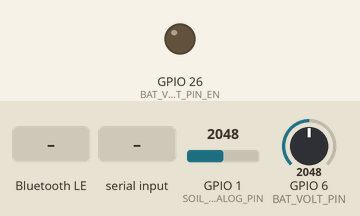
Bench run of a sketch on a simulated ESP32-C6. Shown: output pins drawn as LEDs (lit = HIGH). Dashed ring = blinking. The inputs (shaded band) are chosen by the test bench; at power-on: GPIO 1 (SOIL_ANALOG_PIN) = 2048, GPIO 6 (BAT_VOLT_PIN) = 2048. Nothing arrives over Bluetooth unless stated; a phone connects over Bluetooth LE 3 s after start; pins used as bus, display or sensor lines are not drawn; what the sketch prints to the serial monitor is not drawn.

Above: at 0.0 s.
At 2.2 s:
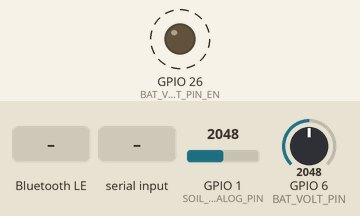
2.3 s: Bluetooth LE write "0" received
5.3 s: "0\n" received over Serial
8.3 s: "1\n" received over Serial
Timing chart, 0 to 17.3 s (numbered marks = the images above; inputs shaded):
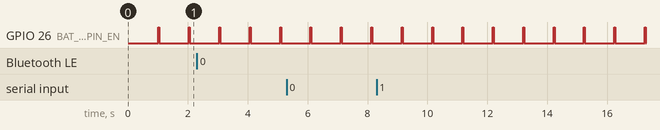

The sketch:

esp32soil.ino
```cpp
#include <Arduino.h>
#include <BLEDevice.h>
#include <BLEServer.h>
#include <BLEUtils.h>
#include <BLE2902.h>
#include <esp_bt.h>
#if __has_include("esp_pm.h")
#include "esp_pm.h"
#endif

// --- Pin Definitions for Seeed Studio XIAO ESP32-C5 ---
// On Seeed Studio XIAO ESP32-C5:
// - Battery monitoring uses the built-in circuit: BAT_VOLT_PIN_EN (GPIO 26) enables the
//   TPS22916 load switch & 1:2 divider, and BAT_VOLT_PIN (GPIO 6) reads the analog voltage.
// - Capacitive Soil Sensor: Power (VCC) is supplied via D2 (GPIO 25) and analog signal is read on A0 (GPIO 1).

#ifndef BAT_VOLT_PIN
#define BAT_VOLT_PIN    6   // Internal ADC pin for battery voltage divider on XIAO ESP32-C5
#endif

#ifndef BAT_VOLT_PIN_EN
#define BAT_VOLT_PIN_EN 26  // Internal enable pin for battery voltage acquisition (TPS22916)
#endif

#ifndef SOIL_POWER_PIN
  #ifdef D2
    #define SOIL_POWER_PIN D2
  #else
    #define SOIL_POWER_PIN 25 // Physical pin D2 on XIAO ESP32-C5
  #endif
#endif

#ifndef SOIL_ANALOG_PIN
  #ifdef A0
    #define SOIL_ANALOG_PIN A0
  #else
    #define SOIL_ANALOG_PIN 1  // Physical pin A0 (D0) on XIAO ESP32-C5
  #endif
#endif

// Backward-compatibility aliases
#define ANALOG_PIN      SOIL_ANALOG_PIN
const int soilPin       = SOIL_ANALOG_PIN;

// --- Soil Sensor Calibration Variables ---
float soilDryVolt = 1.78f; // Voltage in dry air (0% moisture)
float soilWetVolt = 0.95f; // Voltage in water (100% moisture)
float lastMeasuredSoilVolt = 1.78f;
float lastNormalizedSoilVolt = 1.78f;

// --- Power Management & Light-Sleep Settings ---
#define LIGHT_SLEEP_WAKEUP_US   250000 // 250ms periodic light-sleep wakeup interval for BLE maintenance

// --- BLE UUID Definitions ---
#define DEVICE_NAME             "XIAO-ESP32-Soil"
#define SENSOR_SERVICE_UUID     "4fafc201-1fb5-459e-8fcc-c5c9c331914b"
#define SENSOR_DATA_CHAR_UUID   "beb5483e-36e1-4688-b7f5-ea07361b26a8"

#define BATTERY_SERVICE_UUID    "0000180f-0000-1000-8000-00805f9b34fb"
#define BATTERY_LEVEL_CHAR_UUID "00002a19-0000-1000-8000-00805f9b34fb"

BLEServer* pServer = nullptr;
BLECharacteristic* pSensorDataChar = nullptr;
BLECharacteristic* pBatteryLevelChar = nullptr;
bool deviceConnected = false;
bool oldDeviceConnected = false;
bool measurementsEnabled = false; // Off by default in Arduino firmware until activated by client/app or PC connection

unsigned long lastSensorReadTime = 0;
const unsigned long SENSOR_INTERVAL_MS = 1000; // Read & notify every 1 second

// --- Forward Declarations & Command Handler ---
void handleCommand(String valStr, const char* source) {
    valStr.trim();
    if (valStr.length() == 0) return;
    String upper = valStr;
    upper.toUpperCase();

    // 1. On / Off Controls
    if (upper == "0" || upper == "OFF" || upper == "STOP" || upper == "PAUSE") {
        measurementsEnabled = false;
        digitalWrite(SOIL_POWER_PIN, LOW);
        digitalWrite(BAT_VOLT_PIN_EN, LOW);
        Serial.print("["); Serial.print(source); Serial.println("] Measurements switched OFF (paused)");
    } else if (upper == "1" || upper == "ON" || upper == "START" || upper == "RESUME") {
        measurementsEnabled = true;
        Serial.print("["); Serial.print(source); Serial.println("] Measurements switched ON (active)");
    }
    // 2. Sensor Calibration Commands
    else if (upper == "CAL_DRY" || upper == "CAL:DRY" || upper == "SET_DRY") {
        // Calibrate dry point using last measured normalized voltage
        soilDryVolt = lastNormalizedSoilVolt;
        Serial.print("["); Serial.print(source); Serial.print("] Calibrated DRY point (0% moisture) to: ");
        Serial.print(soilDryVolt, 3);
        Serial.println(" V");
    } else if (upper == "CAL_WET" || upper == "CAL:WET" || upper == "SET_WET") {
        // Calibrate wet point using last measured normalized voltage
        soilWetVolt = lastNormalizedSoilVolt;
        Serial.print("["); Serial.print(source); Serial.print("] Calibrated WET point (100% moisture) to: ");
        Serial.print(soilWetVolt, 3);
        Serial.println(" V");
    } else if (upper == "CAL_RESET" || upper == "RESET_CAL" || upper == "CAL:RESET") {
        soilDryVolt = 1.78f;
        soilWetVolt = 0.95f;
        Serial.print("["); Serial.print(source); Serial.println("] Calibration reset to defaults (Dry: 1.78V, Wet: 0.95V)");
    } else if (upper.startsWith("SET_DRY:") || upper.startsWith("DRY:")) {
        int colonIdx = valStr.indexOf(':');
        if (colonIdx >= 0) {
            float v = valStr.substring(colonIdx + 1).toFloat();
            if (v > 0.05f && v <= 5.0f) {
                soilDryVolt = v;
                Serial.print("["); Serial.print(source); Serial.print("] Set custom DRY voltage to: ");
                Serial.print(soilDryVolt, 3);
                Serial.println(" V");
            }
        }
    } else if (upper.startsWith("SET_WET:") || upper.startsWith("WET:")) {
        int colonIdx = valStr.indexOf(':');
        if (colonIdx >= 0) {
            float v = valStr.substring(colonIdx + 1).toFloat();
            if (v > 0.01f && v <= 5.0f) {
                soilWetVolt = v;
                Serial.print("["); Serial.print(source); Serial.print("] Set custom WET voltage to: ");
                Serial.print(soilWetVolt, 3);
                Serial.println(" V");
            }
        }
    } else if (upper.startsWith("CAL:")) {
        // Format: CAL:1.80,0.95
        int colonIdx = valStr.indexOf(':');
        int commaIdx = valStr.indexOf(',');
        if (colonIdx >= 0 && commaIdx > colonIdx) {
            float dry = valStr.substring(colonIdx + 1, commaIdx).toFloat();
            float wet = valStr.substring(commaIdx + 1).toFloat();
            if (dry > 0.1f && wet > 0.01f) {
                soilDryVolt = dry;
                soilWetVolt = wet;
                Serial.print("["); Serial.print(source); Serial.print("] Set 2-Point Calibration -> Dry: ");
                Serial.print(soilDryVolt, 3);
                Serial.print("V, Wet: ");
                Serial.print(soilWetVolt, 3);
                Serial.println("V");
            }
        }
    }
}

// --- BLE Characteristic Callbacks for Measurement & Calibration Control ---
class SensorCharCallbacks: public BLECharacteristicCallbacks {
    void onWrite(BLECharacteristic *pCharacteristic) override {
        String value = pCharacteristic->getValue();
        if (value.length() > 0) {
            handleCommand(value, "BLE");
        }
    }
};

// --- BLE Server Callbacks ---
class MyServerCallbacks: public BLEServerCallbacks {
    void onConnect(BLEServer* pServer) override {
        deviceConnected = true;
        Serial.println("[BLE] Client connected! Active telemetry enabled.");
    }

    void onDisconnect(BLEServer* pServer) override {
        deviceConnected = false;
        measurementsEnabled = false; // Turn off measurements when disconnected to save energy
        digitalWrite(SOIL_POWER_PIN, LOW);
        digitalWrite(BAT_VOLT_PIN_EN, LOW);
        Serial.println("[BLE] Client disconnected! Restarting BLE advertising...");

        // Restart advertising immediately so phones can discover and reconnect quickly
        delay(100);
        BLEDevice::startAdvertising();
    }
};

// --- Automatic Power Management Configuration ---
void configurePowerManagement() {
#if defined(CONFIG_PM_ENABLE)
    esp_pm_config_t pm_config = {
        .max_freq_mhz = 160,
        .min_freq_mhz = 40,
        .light_sleep_enable = true
    };
    esp_pm_configure(&pm_config);
    Serial.println("[PWR] ESP32 Dynamic Power Management enabled.");
#endif
}

void setupBLE() {
    Serial.println("[BLE] Initializing BLE Server...");
    BLEDevice::init(DEVICE_NAME);

    // Set BLE TX Power for maximum range and discoverability
    esp_ble_tx_power_set(ESP_BLE_PWR_TYPE_DEFAULT, ESP_PWR_LVL_P9);
    esp_ble_tx_power_set(ESP_BLE_PWR_TYPE_ADV, ESP_PWR_LVL_P9);

    // Create BLE Server
    pServer = BLEDevice::createServer();
    pServer->setCallbacks(new MyServerCallbacks());

    // 1. Create Standard Battery Service
    BLEService* pBatService = pServer->createService(BATTERY_SERVICE_UUID);
    pBatteryLevelChar = pBatService->createCharacteristic(
        BATTERY_LEVEL_CHAR_UUID,
        BLECharacteristic::PROPERTY_READ |
        BLECharacteristic::PROPERTY_NOTIFY
    );
    pBatteryLevelChar->addDescriptor(new BLE2902());
    pBatService->start();

    // 2. Create Custom Soil & Sensor Telemetry Service with Read, Write (for On/Off control), & Notify
    BLEService* pSensorService = pServer->createService(SENSOR_SERVICE_UUID);
    pSensorDataChar = pSensorService->createCharacteristic(
        SENSOR_DATA_CHAR_UUID,
        BLECharacteristic::PROPERTY_READ |
        BLECharacteristic::PROPERTY_WRITE |
        BLECharacteristic::PROPERTY_NOTIFY
    );
    pSensorDataChar->addDescriptor(new BLE2902());
    pSensorDataChar->setCallbacks(new SensorCharCallbacks());
    pSensorDataChar->setValue("{\"status\":\"initializing\"}");
    pSensorService->start();

    // Configure Advertising:
    // Split payload across primary advertisement and scan response so each stays under the 31-byte limit.
    // Primary packet: Flags + Complete Local Name + 16-bit Battery Service UUID (fits in 24 bytes <= 31 bytes)
    BLEAdvertising* pAdvertising = BLEDevice::getAdvertising();

    BLEAdvertisementData advData;
    advData.setFlags(0x06); // General Discoverable + BR/EDR Not Supported
    advData.setName(DEVICE_NAME); // "XIAO-ESP32-Soil"
    advData.setCompleteServices(BLEUUID(BATTERY_SERVICE_UUID));
    pAdvertising->setAdvertisementData(advData);

    // Scan Response packet: 128-bit Custom Soil Sensor Service UUID + Name
    BLEAdvertisementData scanResponseData;
    scanResponseData.setCompleteServices(BLEUUID(SENSOR_SERVICE_UUID));
    scanResponseData.setName(DEVICE_NAME);
    pAdvertising->setScanResponseData(scanResponseData);

    pAdvertising->setScanResponse(true);
    pAdvertising->setMinPreferred(0x06); // Helper for Apple/iOS connection parameters
    pAdvertising->setMinPreferred(0x12);
    // Fast, responsive advertising interval (40ms - 80ms) ensures instant phone discovery
    pAdvertising->setMinInterval(0x40); // 40ms (64 * 0.625ms)
    pAdvertising->setMaxInterval(0x80); // 80ms (128 * 0.625ms)
    BLEDevice::startAdvertising();

    Serial.println("[BLE] Advertising started (40-80ms interval). Waiting for connections...");
}

bool oldPcConnected = false;

void setup() {
    Serial.begin(115200);
    delay(1000);

    // Initialize Battery monitoring circuit
    pinMode(BAT_VOLT_PIN, INPUT);
    pinMode(BAT_VOLT_PIN_EN, OUTPUT);
    digitalWrite(BAT_VOLT_PIN_EN, LOW); // Keep battery acquisition circuit off when idle to save power

    // Initialize Soil Sensor pins
    pinMode(SOIL_POWER_PIN, OUTPUT);
    digitalWrite(SOIL_POWER_PIN, LOW); // Keep capacitive soil sensor unpowered by default
    pinMode(SOIL_ANALOG_PIN, INPUT);

    // Configure Power Management and BLE
    configurePowerManagement();
    setupBLE();

    Serial.println("[PWR] Power management initialized. Sensor circuits powered down when disconnected.");
}

void loop() {
    // -------------------------------------------------------------------------
    // 1. Process Incoming Serial Commands from PC
    // -------------------------------------------------------------------------
    if (Serial.available() > 0) {
        String serialCmd = Serial.readStringUntil('\n');
        handleCommand(serialCmd, "SERIAL");
    }

    // Check if connected to PC (USB Serial Monitor or CDC port active)
    bool pcConnected = (bool)Serial;

    // Handle PC connection state changes
    if (pcConnected && !oldPcConnected) {
        oldPcConnected = true;
        Serial.println("[SYS] PC Serial connection detected. Running active measurement mode.");
    } else if (!pcConnected && oldPcConnected) {
        oldPcConnected = false;
    }

    bool isActive = deviceConnected || pcConnected;

    // -------------------------------------------------------------------------
    // 2. Standby Mode when Disconnected (No BLE & No PC)
    // When neither a PC nor a Bluetooth client is connected, power down external
    // sensor circuits to conserve energy, while yielding CPU time to FreeRTOS so
    // BLE advertising packets are reliably broadcast.
    // -------------------------------------------------------------------------
    if (!isActive) {
        // Ensure sensor hardware and dividers are completely powered off
        digitalWrite(SOIL_POWER_PIN, LOW);
        digitalWrite(BAT_VOLT_PIN_EN, LOW);

        // Handle BLE Re-advertising failsafe after a disconnect
        if (oldDeviceConnected) {
            delay(100);
            pServer->startAdvertising();
            Serial.println("[BLE] Restarted advertising after disconnect.");
            oldDeviceConnected = false;
        }

        // Yield CPU to FreeRTOS to service BLE advertising and background tasks
        delay(50);
        return;
    }

    // Handle connection state transition from disconnected to connected
    if (deviceConnected && !oldDeviceConnected) {
        oldDeviceConnected = true;
        Serial.println("[BLE] Connection active. Running in normal operational mode.");
    }

    unsigned long currentMillis = millis();
    bool shouldMeasure = measurementsEnabled || pcConnected;

    if (shouldMeasure && (currentMillis - lastSensorReadTime >= SENSOR_INTERVAL_MS)) {
        lastSensorReadTime = currentMillis;

        // =========================================================================
        // 1. Read Onboard Battery Voltage via Dedicated Circuit
        // Enable BAT_VOLT_PIN_EN (GPIO 26) on XIAO ESP32-C5 to sample BAT_VOLT_PIN (GPIO 6)
        // =========================================================================
        digitalWrite(BAT_VOLT_PIN_EN, HIGH);
        delay(15); // Allow load switch (TPS22916) and divider to settle

        uint32_t Vbatt = 0;
        for (int i = 0; i < 16; i++) {
            Vbatt += analogReadMilliVolts(BAT_VOLT_PIN);
            delay(1);
        }
        digitalWrite(BAT_VOLT_PIN_EN, LOW); // Turn off battery divider to minimize parasitic draw

        // On XIAO ESP32-C5 battery divider circuit (2:1 divider factor from 2x 100k resistors)
        float Vbattf = (2.0f * Vbatt) / 16.0f / 1000.0f;
        float percent = (Vbattf - 3.0f) / (4.2f - 3.0f) * 100.0f;
        if (percent > 100.0f) percent = 100.0f;
        if (percent < 0.0f) percent = 0.0f;

        // Determine effective sensor supply voltage from D2 (tracks 3.3V rail or battery if lower)
        float vSupply = (Vbattf >= 2.5f && Vbattf < 3.3f) ? Vbattf : 3.3f;

        // =========================================================================
        // 2. Power and Read Capacitive Soil Moisture Sensor on D2 / A0
        // Power ON soil sensor via D2 (GPIO 25), wait for oscillator to stabilize,
        // read analog output on A0 (GPIO 1), and power OFF to save energy and probe life.
        // =========================================================================
        digitalWrite(SOIL_POWER_PIN, HIGH);
        delay(50); // Stabilization time for 555 oscillator & peak detector

        uint32_t soilMvSum = 0;
        int rawSoilSum = 0;
        for (int i = 0; i < 16; i++) {
            soilMvSum += analogReadMilliVolts(SOIL_ANALOG_PIN);
            rawSoilSum += analogRead(SOIL_ANALOG_PIN);
            delay(1);
        }

        // Power down soil sensor immediately after reading
        digitalWrite(SOIL_POWER_PIN, LOW);

        float measuredSoilVoltage = (soilMvSum / 16.0f) / 1000.0f;
        int sensorValue = rawSoilSum / 16;

        // =========================================================================
        // 3. Compensate Soil Reading for Supply Voltage & Calibration
        // Capacitive sensor output is ratiometric to supply voltage (D2 / battery).
        // Normalize measured voltage to 3.3V reference level:
        // Vsoil_normalized = Vsoil_measured * (3.3V / Vsupply)
        // =========================================================================
        float soilVoltage = measuredSoilVoltage * (3.3f / vSupply);
        lastMeasuredSoilVolt = measuredSoilVoltage;
        lastNormalizedSoilVolt = soilVoltage;

        // Calculate soil moisture percentage (Inverted: lower voltage = wetter)
        float denom = (soilDryVolt - soilWetVolt);
        if (denom == 0.0f) denom = 0.001f;
        float soilPercent = (soilDryVolt - soilVoltage) / denom * 100.0f;
        if (soilPercent > 100.0f) soilPercent = 100.0f;
        if (soilPercent < 0.0f) soilPercent = 0.0f;

        // =========================================================================
        // 4. Output Results to Serial Monitor
        // =========================================================================
        Serial.print("Battery: ");
        Serial.print(Vbattf, 3);
        Serial.print(" V (");
        Serial.print(percent, 1);
        Serial.print("%) | Soil: ");
        Serial.print(soilPercent, 1);
        Serial.print("% (Voltage: ");
        Serial.print(soilVoltage, 2);
        Serial.print("V, Raw: ");
        Serial.print(sensorValue);
        Serial.print(", Dry: ");
        Serial.print(soilDryVolt, 2);
        Serial.print("V, Wet: ");
        Serial.print(soilWetVolt, 2);
        Serial.print("V, Measured: ");
        Serial.print(measuredSoilVoltage, 2);
        Serial.print("V, Supply: ");
        Serial.print(vSupply, 2);
        Serial.println("V)");

        // =========================================================================
        // 5. Update BLE Characteristics & Send Notifications
        // =========================================================================
        if (deviceConnected) {
            // 5a. Update standard battery level (uint8 0-100)
            uint8_t batLevel = (uint8_t)percent;
            pBatteryLevelChar->setValue(&batLevel, 1);
            pBatteryLevelChar->notify();

            // 5b. Send JSON telemetry payload via sensor characteristic (including calibration points)
            char jsonBuffer[220];
            snprintf(
                jsonBuffer,
                sizeof(jsonBuffer),
                "{\"bat_v\":%.3f,\"bat_pct\":%.1f,\"soil_pct\":%.1f,\"soil_v\":%.2f,\"soil_raw\":%d,\"dry_v\":%.2f,\"wet_v\":%.2f}",
                Vbattf,
                percent,
                soilPercent,
                soilVoltage,
                sensorValue,
                soilDryVolt,
                soilWetVolt
            );

            pSensorDataChar->setValue(jsonBuffer);
            pSensorDataChar->notify();
        }
    }

    delay(20); // Small yield for RTOS task scheduling
}
```

Measured:
- by itself, GPIO 26 (BAT_VOLT_PIN_EN): alternates HIGH for 0.03 s and LOW for 0.98 s
